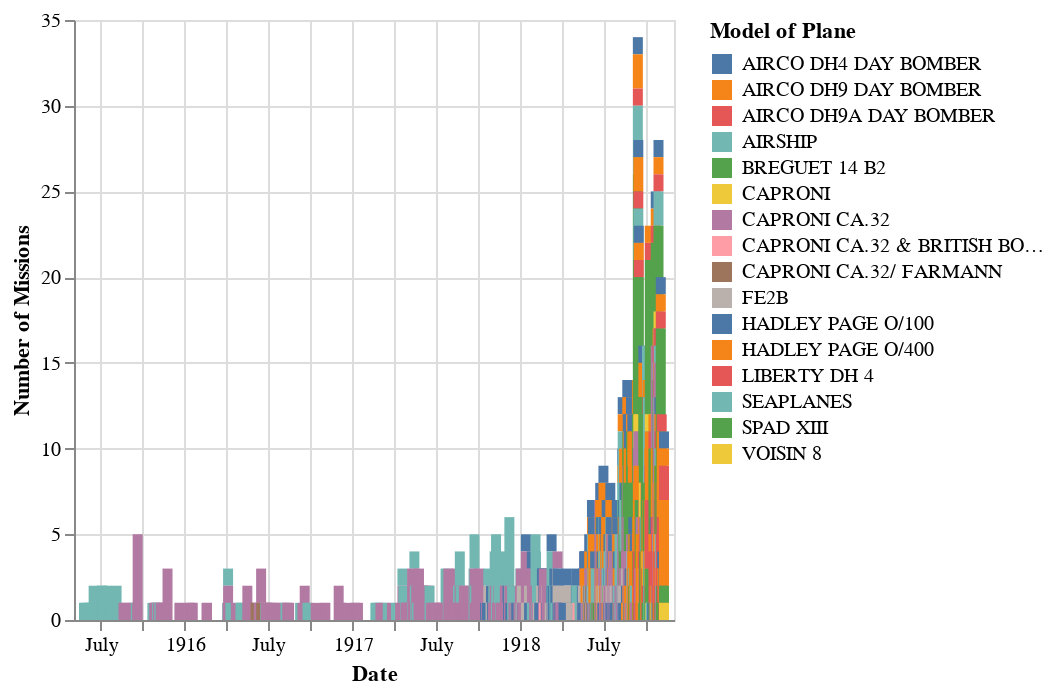

The notebook cell this image was saved under:
### Code cell
import pandas as pd
import numpy as np
import altair as alt

df = pd.read_csv(r'C:\Users\cswat\OneDrive\Documents\InformationVisData\WW1_BOMBING_DATA-CLEANED.csv', parse_dates=['MSNDATE'], dayfirst=True)

df_count = df.groupby([df['MSNDATE'].dt.date, 'MDS']).size().reset_index(name='Counts')
df_count['MSNDATE'] = pd.to_datetime(df_count['MSNDATE'])

selection = alt.selection_point(fields=['MDS'], on='click', bind='legend')

chart_bar = alt.Chart(df_count).mark_bar().encode(
    x=alt.X('MSNDATE:T', title='Date'),
    y=alt.Y('Counts:Q', title='Number of Missions'),
    color=alt.condition(selection, 'MDS:N', alt.value('lightgray'), legend=alt.Legend(title="Model of Plane")),
    tooltip=['MDS:N', 'Counts:Q', 'MSNDATE:T']
).add_params(selection)

chart_bar

### Figure 1 — Vega-Lite specification as saved in the notebook (floating-point values rounded to 4 significant figures; data arrays with more than 128 entries replaced by an {"elided": "..."} marker saying what was removed)
{"config": {"view": {"continuousWidth": 300, "continuousHeight": 300}}, "data": {"name": "data-bd178efa30432433175de9e442f3e3e8"}, "mark": {"type": "bar"}, "encoding": {"color": {"condition": {"param": "param_92", "field": "MDS", "type": "nominal", "legend": {"title": "Model of Plane"}}, "value": "lightgray"}, "tooltip": [{"field": "MDS", "type": "nominal"}, {"field": "Counts", "type": "quantitative"}, {"field": "MSNDATE", "type": "temporal"}], "x": {"field": "MSNDATE", "title": "Date", "type": "temporal"}, "y": {"field": "Counts", "title": "Number of Missions", "type": "quantitative"}}, "params": [{"name": "param_92", "select": {"type": "point", "fields": ["MDS"], "on": "click"}, "bind": "legend"}], "$schema": "https://vega.github.io/schema/vega-lite/v5.16.3.json", "datasets": {"data-bd178efa30432433175de9e442f3e3e8": {"elided": "857 records"}}}
